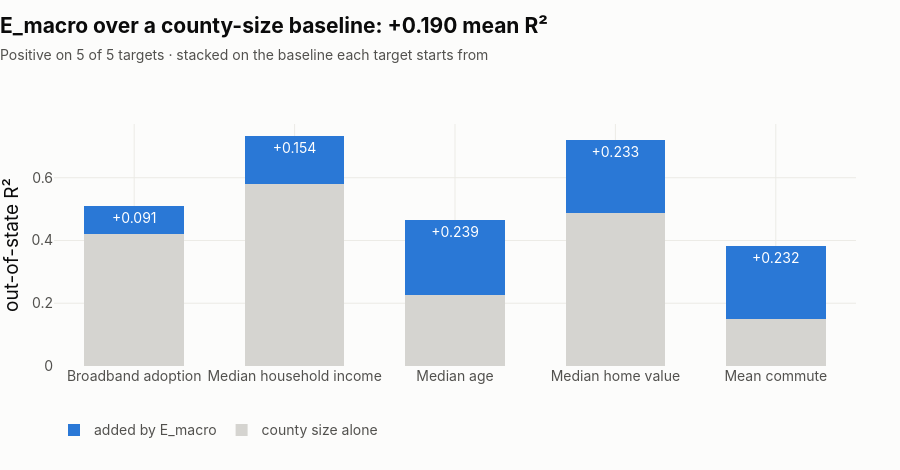

The notebook cell this image was saved under:
### Markdown cell above
**The matrix as a whole clears its baseline.** Against a model that already knows
county population and density, the six pillars together add the lift shown below
— positive on all five targets, scored on states held out of training. The
weakest is broadband adoption, which is also the target closest to the consuming
team's domain.

### Code cell
by_t = ext["by_target"]
lifts = [by_t[t]["lift_over_size_ablated"] for t in TARGET_ORDER]
base = [by_t[t]["r2_size"] for t in TARGET_ORDER]
labels = [TARGET_LABEL[t] for t in TARGET_ORDER]

fig = go.Figure()
fig.add_trace(go.Bar(x=labels, y=base, name="county size alone",
                     marker_color=MUTED,
                     hovertemplate="%{x}<br>size baseline R² %{y:.3f}<extra></extra>"))
fig.add_trace(go.Bar(x=labels, y=lifts, name="added by E_macro",
                     marker_color=BLUE,
                     text=[f"+{v:.3f}" for v in lifts],
                     textposition="inside", textfont=dict(size=14, color="white"),
                     hovertemplate="%{x}<br>added %{y:+.3f}<extra></extra>"))
style(fig,
      f"E_macro over a county-size baseline: {ext['mean_lift_over_size_ablated']:+.3f} mean R²",
      f"Positive on {ext['targets_with_positive_lift']} of {ext['n_targets']} targets · "
      "stacked on the baseline each target starts from",
      height=470)
fig.update_layout(barmode="stack")
fig.update_yaxes(title="out-of-state R²")
fig.show()

### Figure 1 — Plotly figure (JSON) as saved in the notebook; plotly's stock layout.template omitted (floating-point values rounded to 4 significant figures)
{"data": [{"hovertemplate": "%{x}<br>size baseline R² %{y:.3f}<extra></extra>", "marker": {"color": "#d5d4d0"}, "name": "county size alone", "type": "bar", "x": ["Broadband adoption", "Median household income", "Median age", "Median home value", "Mean commute"], "y": [0.4206, 0.5789, 0.2271, 0.4875, 0.1493]}, {"hovertemplate": "%{x}<br>added %{y:+.3f}<extra></extra>", "marker": {"color": "#2a78d6"}, "name": "added by E_macro", "text": ["+0.091", "+0.154", "+0.239", "+0.233", "+0.232"], "textfont": {"color": "white", "size": 14}, "textposition": "inside", "type": "bar", "x": ["Broadband adoption", "Median household income", "Median age", "Median home value", "Mean commute"], "y": [0.09068, 0.1537, 0.2388, 0.2335, 0.2321]}], "layout": {"bargap": 0.34, "bargroupgap": 0.06, "barmode": "stack", "font": {"color": "#0b0b0b", "family": "-apple-system, BlinkMacSystemFont, Segoe UI, Helvetica, Arial, sans-serif", "size": 16}, "height": 470, "hoverlabel": {"bgcolor": "white", "bordercolor": "#ecebe6", "font": {"family": "-apple-system, BlinkMacSystemFont, Segoe UI, Helvetica, Arial, sans-serif", "size": 14}}, "legend": {"bgcolor": "rgba(0,0,0,0)", "font": {"color": "#52514e", "size": 14}, "orientation": "h", "x": 0, "y": -0.2, "yanchor": "top"}, "margin": {"b": 104, "l": 12, "r": 44, "t": 124}, "paper_bgcolor": "#fcfcfb", "plot_bgcolor": "#fcfcfb", "showlegend": true, "title": {"font": {"color": "#0b0b0b", "size": 21}, "text": "<b>E_macro over a county-size baseline: +0.190 mean R²</b><br><span style='font-size:14px;color:#52514e'>Positive on 5 of 5 targets · stacked on the baseline each target starts from</span>", "x": 0, "xanchor": "left", "y": 0.93, "yanchor": "top"}, "uniformtext": {"minsize": 11, "mode": "hide"}, "xaxis": {"automargin": true, "gridcolor": "#ecebe6", "gridwidth": 1, "showgrid": true, "showline": false, "tickfont": {"color": "#52514e", "size": 14}, "ticks": "", "title": {"font": {"color": "#52514e", "size": 14.5}}, "zeroline": false}, "yaxis": {"automargin": true, "gridcolor": "#ecebe6", "gridwidth": 1, "showgrid": true, "showline": false, "tickfont": {"color": "#52514e", "size": 14}, "ticks": "", "title": {"text": "out-of-state R²"}, "zeroline": false}}}
